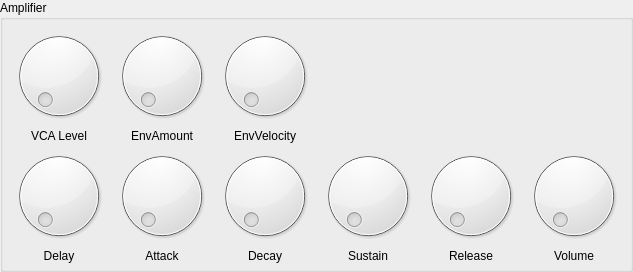
           <widget class="QGroupBox" name="GB_Amp">
            <property name="minimumSize">
             <size>
              <width>0</width>
              <height>0</height>
             </size>
            </property>
            <property name="baseSize">
             <size>
              <width>0</width>
              <height>160</height>
             </size>
            </property>
            <property name="title">
             <string>Amplifier</string>
            </property>
            <layout class="QGridLayout" name="gridLayout_6">
             <property name="leftMargin">
              <number>6</number>
             </property>
             <property name="topMargin">
              <number>6</number>
             </property>
             <property name="rightMargin">
              <number>6</number>
             </property>
             <property name="bottomMargin">
              <number>6</number>
             </property>
             <property name="spacing">
              <number>3</number>
             </property>
             <item row="0" column="0">
              <layout class="QGridLayout" name="GL_Amp">
               <property name="spacing">
                <number>3</number>
               </property>
               <item row="3" column="2">
                <widget class="QLabel" name="lab_AmpDec">
                 <property name="text">
                  <string>Decay</string>
                 </property>
                 <property name="alignment">
                  <set>Qt::AlignCenter</set>
                 </property>
                </widget>
               </item>
               <item row="3" column="0">
                <widget class="QLabel" name="lab_AmpDel">
                 <property name="text">
                  <string>Delay</string>
                 </property>
                 <property name="alignment">
                  <set>Qt::AlignCenter</set>
                 </property>
                </widget>
               </item>
               <item row="1" column="1">
                <widget class="QLabel" name="lab_AmpAm">
                 <property name="text">
                  <string>EnvAmount</string>
                 </property>
                 <property name="alignment">
                  <set>Qt::AlignCenter</set>
                 </property>
                </widget>
               </item>
               <item row="3" column="4">
                <widget class="QLabel" name="lab_AmpRel">
                 <property name="text">
                  <string>Release</string>
                 </property>
                 <property name="alignment">
                  <set>Qt::AlignCenter</set>
                 </property>
                </widget>
               </item>
               <item row="3" column="1">
                <widget class="QLabel" name="lab_AmpAtt">
                 <property name="text">
                  <string>Attack</string>
                 </property>
                 <property name="alignment">
                  <set>Qt::AlignCenter</set>
                 </property>
                </widget>
               </item>
               <item row="2" column="3">
                <widget class="QDial" name="di_AmpSus">
                 <property name="minimumSize">
                  <size>
                   <width>16</width>
                   <height>16</height>
                  </size>
                 </property>
                 <property name="maximumSize">
                  <size>
                   <width>500</width>
                   <height>500</height>
                  </size>
                 </property>
                 <property name="maximum">
                  <number>127</number>
                 </property>
                </widget>
               </item>
               <item row="2" column="2">
                <widget class="QDial" name="di_AmpDec">
                 <property name="minimumSize">
                  <size>
                   <width>16</width>
                   <height>16</height>
                  </size>
                 </property>
                 <property name="maximumSize">
                  <size>
                   <width>500</width>
                   <height>500</height>
                  </size>
                 </property>
                 <property name="maximum">
                  <number>127</number>
                 </property>
                </widget>
               </item>
               <item row="2" column="5">
                <widget class="QDial" name="di_AmpVol">
                 <property name="minimumSize">
                  <size>
                   <width>16</width>
                   <height>16</height>
                  </size>
                 </property>
                 <property name="maximumSize">
                  <size>
                   <width>500</width>
                   <height>500</height>
                  </size>
                 </property>
                 <property name="maximum">
                  <number>127</number>
                 </property>
                </widget>
               </item>
               <item row="2" column="0">
                <widget class="QDial" name="di_AmpDel">
                 <property name="minimumSize">
                  <size>
                   <width>16</width>
                   <height>16</height>
                  </size>
                 </property>
                 <property name="maximumSize">
                  <size>
                   <width>500</width>
                   <height>500</height>
                  </size>
                 </property>
                 <property name="maximum">
                  <number>127</number>
                 </property>
                </widget>
               </item>
               <item row="2" column="4">
                <widget class="QDial" name="di_AmpRel">
                 <property name="minimumSize">
                  <size>
                   <width>16</width>
                   <height>16</height>
                  </size>
                 </property>
                 <property name="maximumSize">
                  <size>
                   <width>500</width>
                   <height>500</height>
                  </size>
                 </property>
                 <property name="maximum">
                  <number>127</number>
                 </property>
                </widget>
               </item>
               <item row="3" column="5">
                <widget class="QLabel" name="lab_AmpVol">
                 <property name="text">
                  <string>Volume</string>
                 </property>
                 <property name="alignment">
                  <set>Qt::AlignCenter</set>
                 </property>
                </widget>
               </item>
               <item row="2" column="1">
                <widget class="QDial" name="di_AmpAtt">
                 <property name="minimumSize">
                  <size>
                   <width>16</width>
                   <height>16</height>
                  </size>
                 </property>
                 <property name="maximumSize">
                  <size>
                   <width>500</width>
                   <height>500</height>
                  </size>
                 </property>
                 <property name="maximum">
                  <number>127</number>
                 </property>
                </widget>
               </item>
               <item row="0" column="0">
                <widget class="QDial" name="di_AmpVca">
                 <property name="minimumSize">
                  <size>
                   <width>16</width>
                   <height>16</height>
                  </size>
                 </property>
                 <property name="maximumSize">
                  <size>
                   <width>500</width>
                   <height>500</height>
                  </size>
                 </property>
                 <property name="maximum">
                  <number>127</number>
                 </property>
                </widget>
               </item>
               <item row="0" column="1">
                <widget class="QDial" name="di_AmpAm">
                 <property name="minimumSize">
                  <size>
                   <width>16</width>
                   <height>16</height>
                  </size>
                 </property>
                 <property name="maximumSize">
                  <size>
                   <width>500</width>
                   <height>500</height>
                  </size>
                 </property>
                 <property name="maximum">
                  <number>127</number>
                 </property>
                </widget>
               </item>
               <item row="1" column="0">
                <widget class="QLabel" name="lab_AmpVca">
                 <property name="text">
                  <string>VCA Level</string>
                 </property>
                 <property name="alignment">
                  <set>Qt::AlignCenter</set>
                 </property>
                </widget>
               </item>
               <item row="3" column="3">
                <widget class="QLabel" name="lab_AmpSus">
                 <property name="text">
                  <string>Sustain</string>
                 </property>
                 <property name="alignment">
                  <set>Qt::AlignCenter</set>
                 </property>
                </widget>
               </item>
               <item row="1" column="2">
                <widget class="QLabel" name="lab_AmpVel">
                 <property name="text">
                  <string>EnvVelocity</string>
                 </property>
                 <property name="alignment">
                  <set>Qt::AlignCenter</set>
                 </property>
                </widget>
               </item>
               <item row="0" column="2">
                <widget class="QDial" name="di_AmpVel">
                 <property name="minimumSize">
                  <size>
                   <width>16</width>
                   <height>16</height>
                  </size>
                 </property>
                 <property name="maximumSize">
                  <size>
                   <width>500</width>
                   <height>500</height>
                  </size>
                 </property>
                 <property name="maximum">
                  <number>127</number>
                 </property>
                </widget>
               </item>
              </layout>
             </item>
            </layout>
           </widget>
